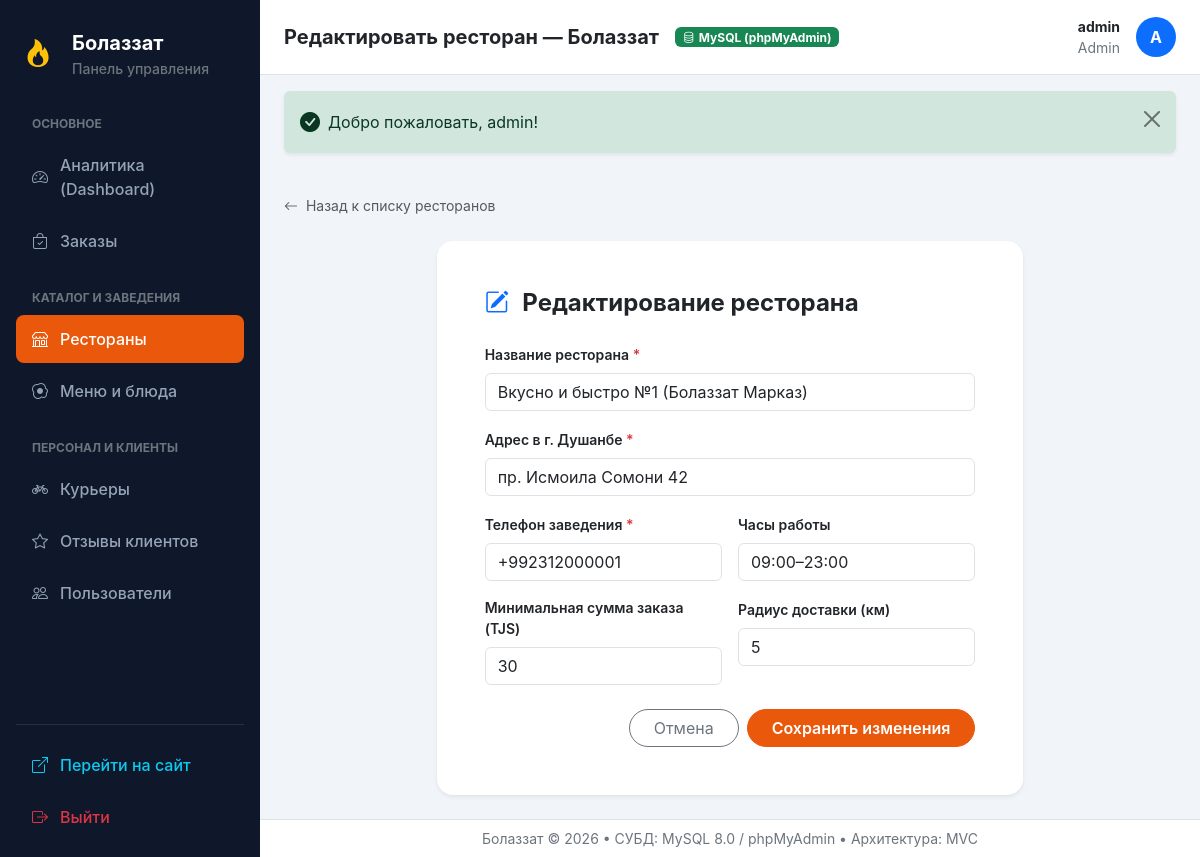
Screenshot of /admin/restaurants/edit/1 (signed in) with the database file from the repository.
### tables this page shows
CREATE TABLE restaurants (
    id                 INT UNSIGNED AUTO_INCREMENT PRIMARY KEY,
    name               VARCHAR(150)   NOT NULL,
    address            VARCHAR(200)   NOT NULL,
    phone              VARCHAR(20)    NOT NULL,
    work_hours         VARCHAR(50)    NOT NULL,
    min_order_amount   DECIMAL(10,2)  NOT NULL,
    delivery_radius_km DECIMAL(5,2)   NOT NULL,
    CONSTRAINT uq_restaurants_name UNIQUE (name),
    CONSTRAINT chk_restaurant_amounts CHECK (min_order_amount >= 0 AND delivery_radius_km > 0)
);

### app/Core/View.php (called while the page is built, shortened)
<?php
class View
{
    public static function render(string $template, array $data = [], string $layout = 'layouts/main'): void
    {
        extract($data);
        $templatePath = __DIR__ . '/../Views/' . ltrim($template, '/') . '.php';
        require $templatePath;
    }
    public static function e(?string $value): string
    {
        return htmlspecialchars((string)$value, ENT_QUOTES, 'UTF-8');
    }
}

### app/Core/Controller.php (called while the page is built, shortened)
<?php
abstract class Controller
{
    protected function render(string $view, array $data = [], string $layout = 'layouts/main'): void
    {
        View::render($view, $data, $layout);
    }
}

### app/Controllers/AdminController.php (called while the page is built, shortened)
<?php
class AdminController extends Controller
{
    public function restaurantEdit(int|string $id): void
    {
        $id = (int)$id;
        $restaurant = Restaurant::findById($id);
        $this->render('admin/restaurants/form', [
            'title' => 'Редактировать ресторан — Болаззат',
            'restaurant' => $restaurant,
        ], 'layouts/admin');
    }
}

### public/index.php (called while the page is built, shortened)
<?php
spl_autoload_register(function (string $class) {
    $prefix = 'App\\';
    $baseDir = __DIR__ . '/../app/';
    $len = strlen($prefix);
    $relativeClass = substr($class, $len);
    $file = $baseDir . str_replace('\\', '/', $relativeClass) . '.php';
});
$router = new Router();
$router->get('/', [HomeController::class, 'index']);
$router->get('/about', [HomeController::class, 'about']);
$router->get('/restaurant/{id}', [RestaurantController::class, 'show']);
$router->get('/cart', [CartController::class, 'index']);
$router->post('/cart/add', [CartController::class, 'add']);
$router->post('/cart/update', [CartController::class, 'update']);
$router->post('/cart/remove', [CartController::class, 'remove']);
$router->post('/cart/clear', [CartController::class, 'clear']);
$router->get('/checkout', [OrderController::class, 'checkout']);
$router->post('/order/place', [OrderController::class, 'placeOrder']);
$router->get('/order/track/{number}', [OrderController::class, 'track']);
$router->get('/my-orders', [OrderController::class, 'myOrders']);
$router->post('/order/review', [OrderController::class, 'submitReview']);
$router->get('/login', [AuthController::class, 'showLogin']);
$router->post('/login', [AuthController::class, 'login']);
$router->post('/quick-login', [AuthController::class, 'quickLogin']);
$router->get('/register', [AuthController::class, 'showRegister']);
$router->post('/register', [AuthController::class, 'register']);
$router->get('/logout', [AuthController::class, 'logout']);
$router->get('/courier', [CourierController::class, 'index']);
$router->post('/courier/status', [CourierController::class, 'updateStatus']);
$router->post('/courier/toggle-busy', [CourierController::class, 'toggleBusy']);
$router->get('/admin', [AdminController::class, 'dashboard']);
$router->get('/admin/orders', [AdminController::class, 'orders']);
$router->get('/admin/orders/show/{id}', [AdminController::class, 'orderShow']);
$router->post('/admin/orders/status', [AdminController::class, 'updateOrderStatus']);
$router->post('/admin/orders/assign-courier', [AdminController::class, 'assignCourier']);
$router->get('/admin/restaurants', [AdminController::class, 'restaurants']);
$router->get('/admin/restaurants/create', [AdminController::class, 'restaurantCreate']);
$router->post('/admin/restaurants/store', [AdminController::class, 'restaurantStore']);
$router->get('/admin/restaurants/edit/{id}', [AdminController::class, 'restaurantEdit']);
$router->post('/admin/restaurants/update/{id}', [AdminController::class, 'restaurantUpdate']);
$router->post('/admin/restaurants/delete/{id}', [AdminController::class, 'restaurantDelete']);
$router->get('/admin/dishes', [AdminController::class, 'dishes']);
$router->get('/admin/dishes/create', [AdminController::class, 'dishCreate']);
$router->post('/admin/dishes/store', [AdminController::class, 'dishStore']);
$router->get('/admin/dishes/edit/{id}', [AdminController::class, 'dishEdit']);
$router->post('/admin/dishes/update/{id}', [AdminController::class, 'dishUpdate']);
$router->post('/admin/dishes/toggle/{id}', [AdminController::class, 'dishToggle']);
$router->post('/admin/dishes/delete/{id}', [AdminController::class, 'dishDelete']);
$router->get('/admin/couriers', [AdminController::class, 'couriers']);
$router->get('/admin/couriers/create', [AdminController::class, 'courierCreate']);
$router->post('/admin/couriers/store', [AdminController::class, 'courierStore']);
$router->post('/admin/couriers/toggle/{id}', [AdminController::class, 'courierToggle']);
$router->get('/admin/reviews', [AdminController::class, 'reviews']);
$router->get('/admin/users', [AdminController::class, 'users']);
$method = $_SERVER['REQUEST_METHOD'] ?? 'GET';
$uri = $_SERVER['REQUEST_URI'] ?? '/';
$router->dispatch($uri, $method);

### app/Models/Restaurant.php (called while the page is built, shortened)
<?php
class Restaurant
{
    public static function findById(int $id): ?array
    {
        $db = Database::getConnection();
        $stmt = $db->prepare("SELECT * FROM restaurants WHERE id = :id LIMIT 1");
        $stmt->execute(['id' => $id]);
        $row = $stmt->fetch();
        return $row ?: null;
    }
}

### app/Core/Session.php (called while the page is built, shortened)
<?php
class Session
{
    public static function get(string $key, mixed $default = null): mixed
    {
        return $_SESSION[$key] ?? $default;
    }
    public static function has(string $key): bool
    {
        return isset($_SESSION[$key]);
    }
}

### app/Core/Auth.php (called while the page is built, shortened)
<?php
class Auth
{
    public static function check(): bool
    {
        return Session::has('user');
    }
    public static function user(): ?array
    {
        return Session::get('user');
    }
    public static function role(): ?string
    {
        $u = self::user();
        return $u['role'] ?? null;
    }
    public static function hasRole(string|array $roles): bool
    {
        $r = self::role();
        if (is_array($roles)) {
            return in_array($r, $roles, true);
        }
        return $r === $roles;
    }
}

### app/Views/admin/restaurants/form.php (the view, shortened to what this page needs)
<?php
$isEdit = !empty($restaurant['id']);
$action = $isEdit ? "/admin/restaurants/update/{$restaurant['id']}" : "/admin/restaurants/store";
?>
<div class="mb-4">
    <a href="/admin/restaurants" class="text-decoration-none text-muted small">
        <i class="bi bi-arrow-left me-1"></i> Назад к списку ресторанов
    </a>
</div>
<div class="row justify-content-center">
    <div class="col-lg-8">
        <div class="card border-0 shadow-sm rounded-4 p-4 p-md-5 bg-white">
            <h4 class="fw-bold mb-4">
                <i class="bi <?= $isEdit ? 'bi-pencil-square' : 'bi-plus-circle-fill' ?> text-primary me-2"></i>
                <?= $isEdit ? 'Редактирование ресторана' : 'Добавление нового ресторана' ?>
            </h4>
            <form action="<?= $action ?>" method="POST">
                <div class="mb-3">
                    <label class="form-label small fw-semibold">Название ресторана <span class="text-danger">*</span></label>
                    <input type="text" name="name" class="form-control"
                           placeholder="Например: Вкусно и быстро №1 (Болаззат)"
                           value="<?= View::e($restaurant['name'] ?? '') ?>" required>
                </div>
                <div class="mb-3">
                    <label class="form-label small fw-semibold">Адрес в г. Душанбе <span class="text-danger">*</span></label>
                    <input type="text" name="address" class="form-control"
                           placeholder="пр. Исмоила Сомони 42"
                           value="<?= View::e($restaurant['address'] ?? '') ?>" required>
                </div>
                <div class="row g-3 mb-3">
                    <div class="col-md-6">
                        <label class="form-label small fw-semibold">Телефон заведения <span class="text-danger">*</span></label>
                        <input type="text" name="phone" class="form-control"
                               placeholder="+992312000001"
                               value="<?= View::e($restaurant['phone'] ?? '') ?>" required>
                    </div>
                    <div class="col-md-6">
                        <label class="form-label small fw-semibold">Часы работы</label>
                        <input type="text" name="work_hours" class="form-control"
                               placeholder="09:00–23:00"
                               value="<?= View::e($restaurant['work_hours'] ?? '09:00–23:00') ?>" required>
                    </div>
                </div>
                <div class="row g-3 mb-4">
                    <div class="col-md-6">
                        <label class="form-label small fw-semibold">Минимальная сумма заказа (TJS)</label>
                        <input type="number" step="0.01" name="min_order_amount" class="form-control"
                               value="<?= (float)($restaurant['min_order_amount'] ?? 30.00) ?>" required>
                    </div>
                    <div class="col-md-6">
                        <label class="form-label small fw-semibold">Радиус доставки (км)</label>
                        <input type="number" step="0.1" name="delivery_radius_km" class="form-control"
                               value="<?= (float)($restaurant['delivery_radius_km'] ?? 5.0) ?>" required>
                    </div>
                </div>
                <div class="d-flex gap-2 justify-content-end">
                    <a href="/admin/restaurants" class="btn btn-outline-secondary px-4 rounded-pill">Отмена</a>
                    <button type="submit" class="btn btn-primary px-4 rounded-pill fw-semibold">
                        <?= $isEdit ? 'Сохранить изменения' : 'Добавить ресторан' ?>
                    </button>
                </div>
            </form>
        </div>
    </div>
</div>

### app/Core/Router.php (shortened to what this page needs)
<?php
class Router
{
    private array $routes = [];
    private function addRoute(string $method, string $path, array|callable $handler): void
    {
        $pattern = preg_replace('/\{([a-zA-Z0-9_]+)\}/', '(?P<$1>[^/]+)', $path);
        $pattern = '#^' . $pattern . '$#';
        $this->routes[] = [
            'method' => $method,
            'pattern' => $pattern,
            'handler' => $handler,
        ];
    }
    public function dispatch(string $uri, string $method): void
    {
        $path = parse_url($uri, PHP_URL_PATH);
        $path = '/' . trim($path, '/');
        foreach ($this->routes as $route) {
            if ($route['method'] === $method && preg_match($route['pattern'], $path, $matches)) {
                $params = array_filter($matches, '\is_string', ARRAY_FILTER_USE_KEY);
                $handler = $route['handler'];
                if (is_array($handler) && count($handler) === 2) {
                    [$class, $action] = $handler;
                    if (class_exists($class)) {
                        $controller = new $class();
                        if (method_exists($controller, $action)) {
                            call_user_func_array([$controller, $action], $params);
                            return;
                        }
                    }
                }
            }
        }
    }
}

### public/css/style.css (style rules this page uses)
:root { --brand-primary: #ea580c; --brand-primary-hover: #c2410c; --brand-secondary: #0284c7; --brand-success: #16a34a; --brand-dark: #0f172a; --brand-light: #f8fafc; --brand-card-bg: #ffffff; --brand-border: #e2e8f0; }
body { font-family: -apple-system, BlinkMacSystemFont, "Segoe UI", Roboto, "Helvetica Neue", Arial, sans-serif; color: #334155; background-color: #f8fafc; min-height: 100vh; display: flex; flex-direction: column; }
.btn-primary { background-color: var(--brand-primary); border-color: var(--brand-primary); }

### rows the page displays
restaurants: name "Вкусно и быстро №1 (Болаззат Марказ)", address "пр. Исмоила Сомони 42", phone "+992312000001", work_hours "09:00–23:00", min_order_amount "30", delivery_radius_km "5"

### other values shown
Session::getFlash($type) "Добро пожаловать, admin!"
